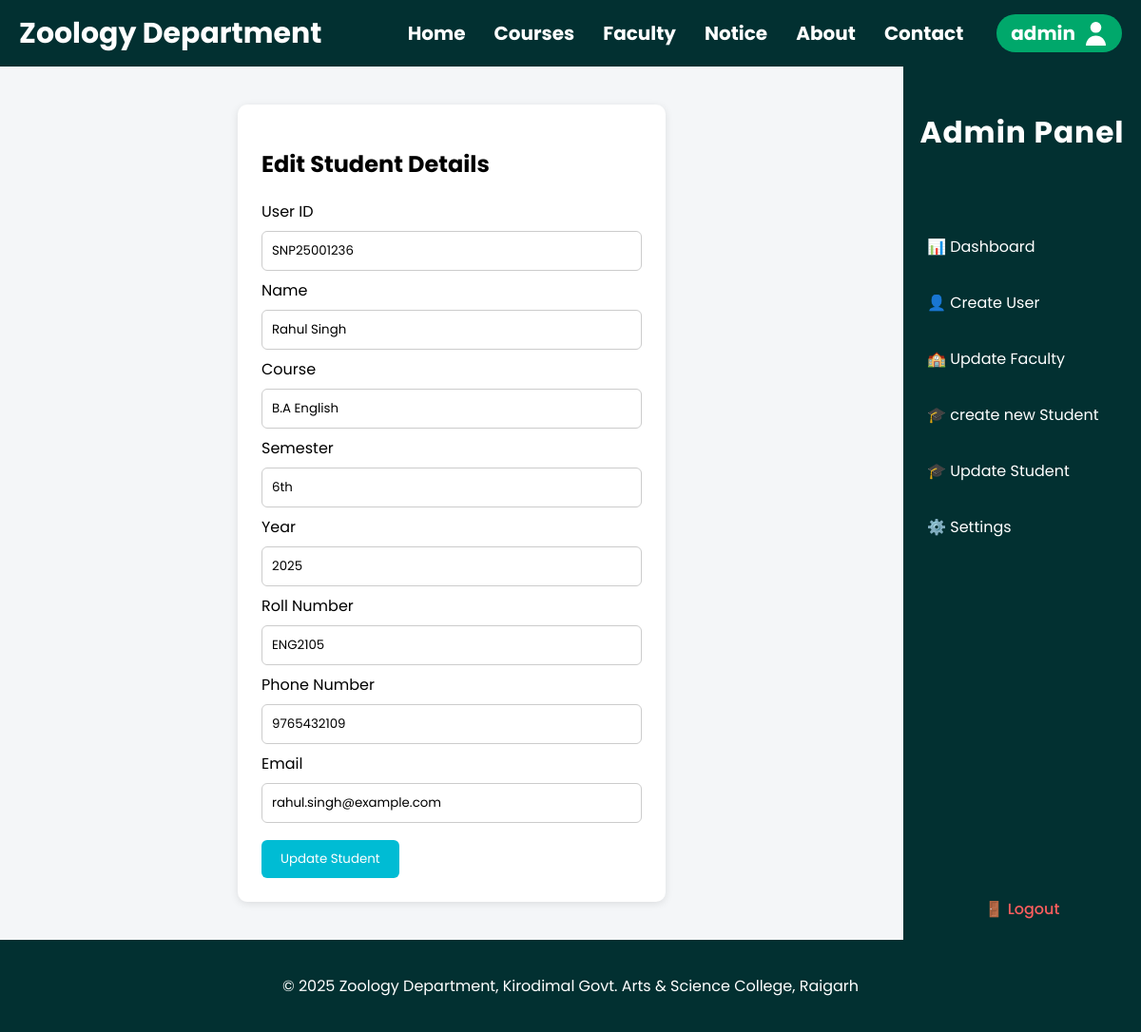
/edit_student.php?id=3 (signed in), run on the app's committed database.
### tables this page shows
CREATE TABLE IF NOT EXISTS `students` (
  `id` int NOT NULL AUTO_INCREMENT,
  `user_id` varchar(50) NOT NULL,
  `name` varchar(100) NOT NULL,
  `course` varchar(100) NOT NULL,
  `semester` varchar(20) NOT NULL,
  `year` varchar(10) NOT NULL,
  `roll_number` varchar(50) NOT NULL,
  `phone_number` varchar(15) DEFAULT NULL,
  `email` varchar(100) DEFAULT NULL,
  PRIMARY KEY (`id`),
  UNIQUE KEY `user_id` (`user_id`)
);

### edit_student.php (the view, shortened to what this page needs)
<?php
include 'database/database.php';
include 'header.php';
$id = $_GET['id'];
$stmt = $conn->prepare("SELECT * FROM students WHERE id = ?");
$stmt->bind_param("i", $id);
$stmt->execute();
$result = $stmt->get_result();
$student = $result->fetch_assoc();
?>
<!DOCTYPE html>
<html lang="en">
<head>
<link rel="stylesheet" href="addstudent.css">
</head>
<body>
<div class="dashboard-container">
<div class="edit-container">
    <h2>Edit Student Details</h2>
    <form action="" method="post">
        <label>User ID</label>
        <input type="text" name="user_id" value="<?php echo htmlspecialchars($student['user_id']); ?>" required>
        <label>Name</label>
        <input type="text" name="name" value="<?php echo htmlspecialchars($student['name']); ?>" required>
        <label>Course</label>
        <input type="text" name="course" value="<?php echo htmlspecialchars($student['course']); ?>" required>
        <label>Semester</label>
        <input type="text" name="semester" value="<?php echo htmlspecialchars($student['semester']); ?>" required>
        <label>Year</label>
        <input type="text" name="year" value="<?php echo htmlspecialchars($student['year']); ?>" required>
        <label>Roll Number</label>
        <input type="text" name="roll_number" value="<?php echo htmlspecialchars($student['roll_number']); ?>" required>
        <label>Phone Number</label>
        <input type="text" name="phone_number" value="<?php echo htmlspecialchars($student['phone_number']); ?>">
        <label>Email</label>
        <input type="email" name="email" value="<?php echo htmlspecialchars($student['email']); ?>">
        <input type="submit" name="update" value="Update Student">
    </form>
</div>
<aside class="sidebar">
        <div class="sidebar-header">
            <h2>Admin Panel</h2>
        </div>
        <ul class="menu">
                        <li><a href="admin_dashboard.php">📊 Dashboard</a></li>
            <li><a href="create_user.php">👤 Create User</a></li>
            <li><a href="update_faculty.php">🏫 Update Faculty</a></li>
            <li><a href="add_student.php">🎓 create new Student</a></li>
            <li><a href="update_student.php">🎓 Update Student</a></li>
            <li><a href="settings.php">⚙️ Settings</a></li>
        </ul>
        <div class="logout">
            <a href="logout.php">🚪 Logout</a>
        </div>
    </aside>
</div>
<?php include 'footer.php'; ?>
</body>
</html>

### style.css (style rules this page uses)
html, body { margin: 0; padding: 0; height: 100%; display: flex; flex-direction: column; font-family: 'Poppins', sans-serif; }

### addstudent.css (style rules this page uses)
* { box-sizing: border-box; font-family: 'Poppins', sans-serif; }
body { display: flex; background-color: #f4f6f8; min-height: 100vh; }
.dashboard-container { display: flex; width: 100%; }
.sidebar { width: 250px; background-color: #023031; color: #fff; display: flex; flex-direction: column; justify-content: space-between; padding: 20px 0; }
.sidebar-header { text-align: center; font-size: 1.3rem; font-weight: 600; margin-bottom: 20px; letter-spacing: 1px; }
.menu { list-style: none; padding: 0; }
.menu li { margin: 10px 0; }
.menu a { text-decoration: none; color: #ffffff; padding: 12px 25px; display: block; transition: 0.3s; }
.logout { text-align: center; margin-top: auto; }
.logout a { color: #ff5e5e; text-decoration: none; font-weight: 500; }

### edit_student.php (style rules this page uses)
.edit-container { background: #fff; padding: 25px; border-radius: 10px; width: 450px; margin: 40px auto; box-shadow: 0 2px 8px rgba(0,0,0,0.1); }
input[type=text], input[type=number], input[type=email] { width: 100%; padding: 10px; margin: 8px 0; border: 1px solid #ccc; border-radius: 6px; }
input[type=submit] { background: #00bcd4; color: white; padding: 10px 20px; border: none; border-radius: 6px; cursor: pointer; margin-top: 10px; }

### data on the page
students: user_id "SNP25001236", name "Rahul Singh", course "B.A English", semester "6th", year "2025", roll_number "ENG2105", phone_number "9765432109", email "rahul.singh@example.com"

### other printed values
$adminUsername "admin"
